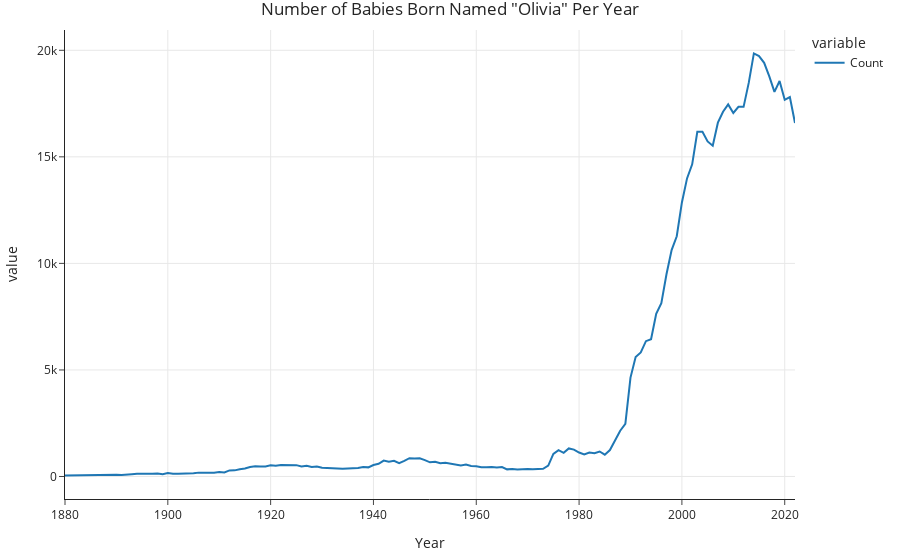

Write notebook code for a chart like this one.
### Code cell
(
    baby[baby['Name'] == 'Olivia']
    .groupby('Year')['Count']
    .sum()
    .plot(title='Number of Babies Born Named "Olivia" Per Year')
)

### Figure 1 — Plotly figure (JSON) as saved in the notebook; plotly's stock layout.template omitted (floating-point values rounded to 4 significant figures; data arrays with more than 128 entries replaced by an {"elided": "..."} marker saying what was removed)
{"data": [{"hovertemplate": "variable=Count<br>Year=%{x}<br>value=%{y}<extra></extra>", "legendgroup": "Count", "line": {"color": "#1F77B4", "dash": "solid"}, "marker": {"symbol": "circle"}, "mode": "lines", "name": "Count", "orientation": "v", "showlegend": true, "type": "scatter", "x": {"elided": "143 int values"}, "xaxis": "x", "y": {"elided": "143 int values"}, "yaxis": "y"}], "layout": {"legend": {"title": {"text": "variable"}, "tracegroupgap": 0}, "title": {"text": "Number of Babies Born Named \"Olivia\" Per Year"}, "xaxis": {"anchor": "y", "domain": [0, 1], "title": {"text": "Year"}}, "yaxis": {"anchor": "x", "domain": [0, 1], "title": {"text": "value"}}}}
